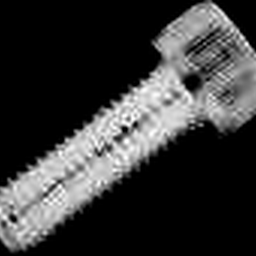
%> input picture aula03/bolt1.png (cropped and resized to the size of MATLAB's example picture), 256 x 256 px, given in place of rice.png, which was not available
$ octave aula03.m   (GNU Octave 9; MATLAB toolbox functions it lacks are replaced by stand-ins)
%> lines starting %> are read from the running program, lines starting %| are printed output that depends on the picture; in (x1, y1, x2, y2) boxes, pixels count from 0 and x2, y2 are one past the last pixel; in counts of white or black regions, pixels touching at a corner belong together; the program's own positions count from 1; pictures that were not available may be replaced by others from this repository, and a replacement may not be noted
### Matlab/lib/rot.m
function M = rot(a)
% function that returns matrix in 2D
M =  [cos(a) -sin(a) 0
      sin(a) cos(a)  0
      0       0      1];
end

### aula03/aula03.m
% SVPI
% Alexandre Rodrigues 92993
% Março 2022
% Aula 03

exlist = {
    'ex1',
    'ex2a',
    'ex2b',
    'ex2c',
    'ex2d',
    'ex3a',
    'ex3b',
    'ex4a',
    'ex4b',
    'ex4c',
    'ex4d',
    'ex4e',
    'ex4f',
    'ex4g',
    'ex5'
};

if ismember('ex1',exlist)
%% Ex1
Z = im2double(imread('rice.png'));
%> Z: size 256x256 double; min 0, max 1, mean 0.221
a = pi/4;

newZ2 = imrotate(Z, -a*180/pi);
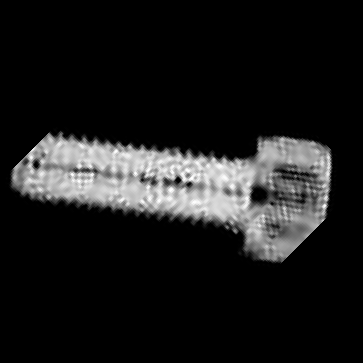
%> newZ2: size 363x363 double; min 0, max 1, mean 0.11
figure(1); imshow(newZ2);

T = rot(a);
tf = affine2d(T');
newZ1 = imwarp(Z, tf);
figure(2); imshow(newZ1);


end
if ismember('ex2a',exlist)
%% Ex2a
close all
A = im2double(imread('bolt1.png'));
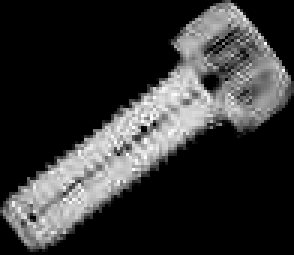
%> A: size 85x98 double (shown 3 times larger); min 0, max 1, mean 0.2
A(1,:) = 1;
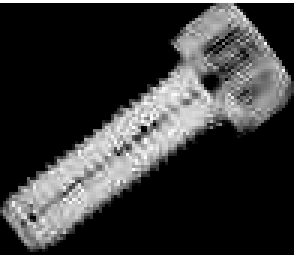
%> A: size 85x98 double (shown 3 times larger); 1.18% of pixels changed, all inside (x1, y1, x2, y2) = (0, 0, 98, 1)
A(:,1) = 1;
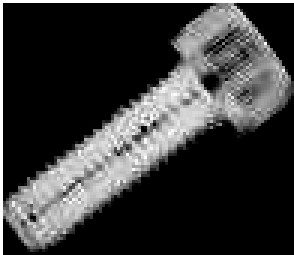
%> A: size 85x98 double (shown 3 times larger); 1.01% of pixels changed, all inside (x1, y1, x2, y2) = (0, 1, 1, 85)
A(end,:) = 1;
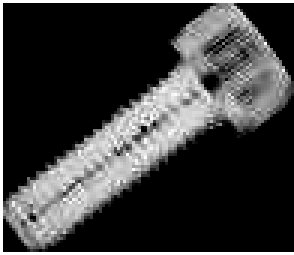
%> A: size 85x98 double (shown 3 times larger); 1.16% of pixels changed, all inside (x1, y1, x2, y2) = (1, 84, 98, 85)
A(:,end) = 1;
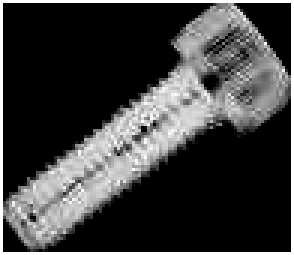
%> A: size 85x98 double (shown 3 times larger); 1% of pixels changed, all inside (x1, y1, x2, y2) = (97, 1, 98, 84)

cols = 600;
lins = 400;

D = round(norm(size(A)));
%> D = 130

x = D + randi(cols-2*D);
y = D + randi(lins-2*D);

%> (the run ends here)
